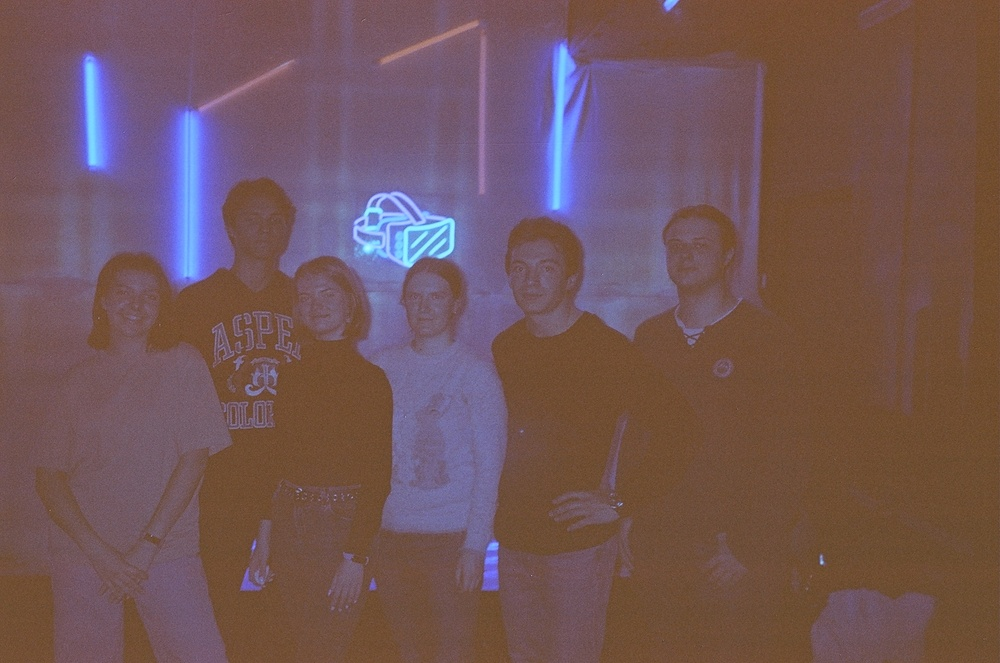
#> input picture 42750036.jpeg, 1000 x 663 px, shrunk from 1544 x 1024 before the run
$ jupyter execute 2.ipynb
#> lines starting #> are read from the running program, lines starting #| are printed output that depends on the picture; after the words box and inside, x2 and y2 are one past the last pixel; in counts of white or black regions, pixels touching at a corner belong together
Задание:

Выровнять интенсивность на фотографии. Использовать оператор Кэнни. Получить четкую границу в 1 пиксель.

Группа: КВБО-07-21

Выполнили: Бедняков И.В., Брацук А.С., Канаева П.К.

### Импорт библиотек

[cell 1]
import cv2
import numpy as np
import time
import matplotlib.pyplot as plt
import random

### Загрузка изображения

[cell 2]
image = cv2.imread("42750036.jpeg")
#> image is the input picture: shape (663, 1000, 3); mean B, G, R 89, 86.3, 114.1
image = cv2.GaussianBlur(image, (5,5), 0)

### Повышение контраста изображения

[cell 3]
def printHist(img):
    """
    Вывод гистограммы изображения.

    :param img: матрица цветного изображения

    """
    color = ('b', 'g', 'r')
    for i, col in enumerate(color):
        histr = cv2.calcHist([img], [i], None, [256], [0, 256])
        plt.plot(histr, color=col)
        plt.xlim([0, 256])
    plt.show()

def expendLayer(arr):
    """
    Повышение контраста монохромного изображения за счет компенсации интенсивности.

    :param arr: матрица монохромного изображения

    :return newarr: матрица изображения с компенсированной интенсивностью

    """
    hist = cv2.calcHist([arr], [0], None, [256], [0, 256])
    for i in range(len(hist)):
        if hist[i] >= 1:
            ymin = i
            break
    for i in range(255, 0, -1):
        if hist[i] >= 1:
            ymax = i
            break
    newarr = np.zeros(arr.shape, dtype="uint8")
    hist = cv2.calcHist([arr], [0], None, [256], [0, 256])
    for x in range(len(arr)):
        for y in range(len(arr[x])):
            newarr[x, y] = (arr[x, y]-ymin) * 255 / (ymax-ymin)
    return newarr

def expendRGB(image):
    """
    Повышение контраста цветного изображения за счет компенсации интенсивности.

    :param image: матрица цветного изображения

    :return merged_bgr: матрица изображения с компенсированной интенсивностью

    """
    (b, g, r) = cv2.split(image)
    merged_rgb = cv2.merge([r, g, b])
    printHist(image)
#> in printHist, `plt.show()`:
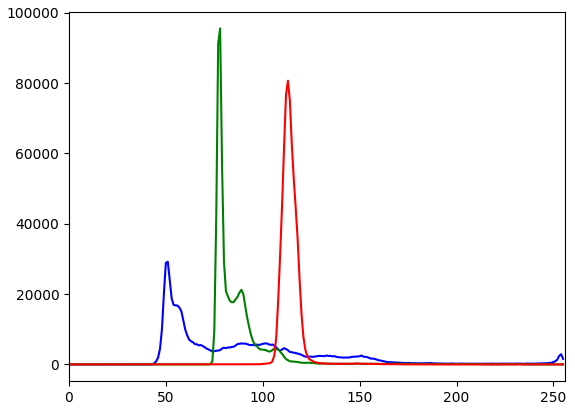
#> figure drawn by matplotlib, 1 panel; curve peaks at x = 51, y = 29203; curve peaks at x = 78, y = 95565; curve peaks at x = 113, y = 80685
    plt.imshow(merged_rgb); plt.show()
    b = expendLayer(b)
#> in expendLayer, `hist = cv2.calcHist([arr], [0], None, [256], [0, 256])`: hist = 256 values, max 29203 at index 51, min 0 at index 0, mean 2589.8
#> the loop in expendLayer, `for i in range(len(hist)):` made 43 passes
#> ymin on pass 43: 42
#> after the loop in expendLayer, `for x in range(len(arr)):`:
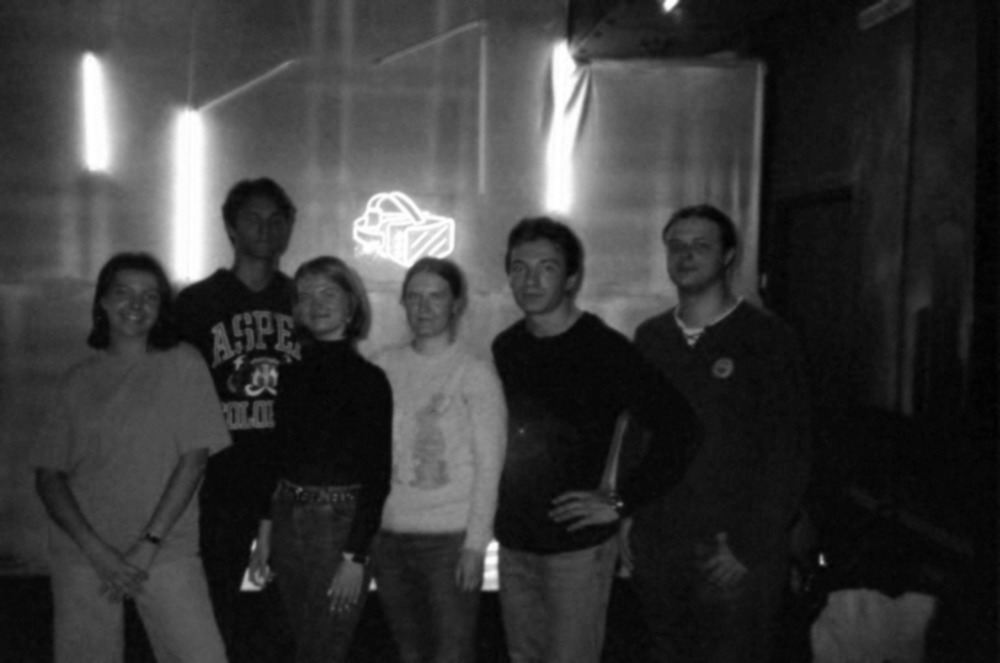
#> newarr: shape (663, 1000); min 0, max 255, mean 55.8
    g = expendLayer(g)
#> in expendLayer (call 2), `hist = cv2.calcHist([arr], [0], None, [256], [0, 256])`: hist = 256 values, max 95565 at index 78, min 0 at index 0, mean 2589.8
#> the loop in expendLayer (call 2), `for i in range(len(hist)):` made 73 passes
#> ymin on pass 73: 72
#> after the loop in expendLayer (call 2), `for x in range(len(arr)):`:
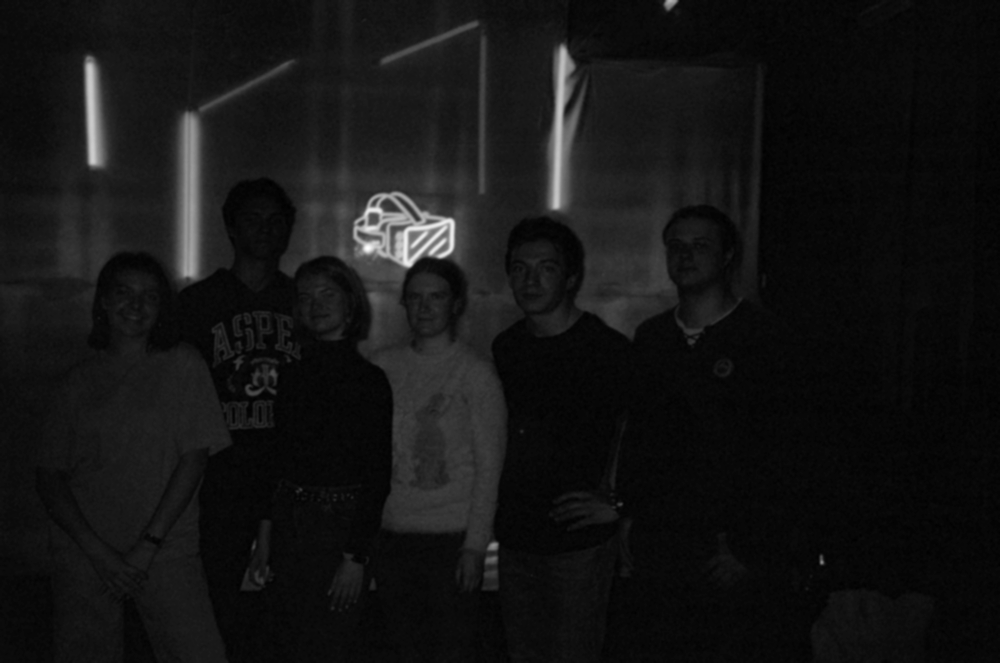
#> newarr: shape (663, 1000); min 0, max 255, mean 20.1
    r = expendLayer(r)
#> in expendLayer (call 3), `hist = cv2.calcHist([arr], [0], None, [256], [0, 256])`: hist = 256 values, max 80685 at index 113, min 0 at index 0, mean 2589.8
#> the loop in expendLayer (call 3), `for i in range(len(hist)):` made 95 passes
#> ymin on pass 95: 94
#> after the loop in expendLayer (call 3), `for x in range(len(arr)):`:
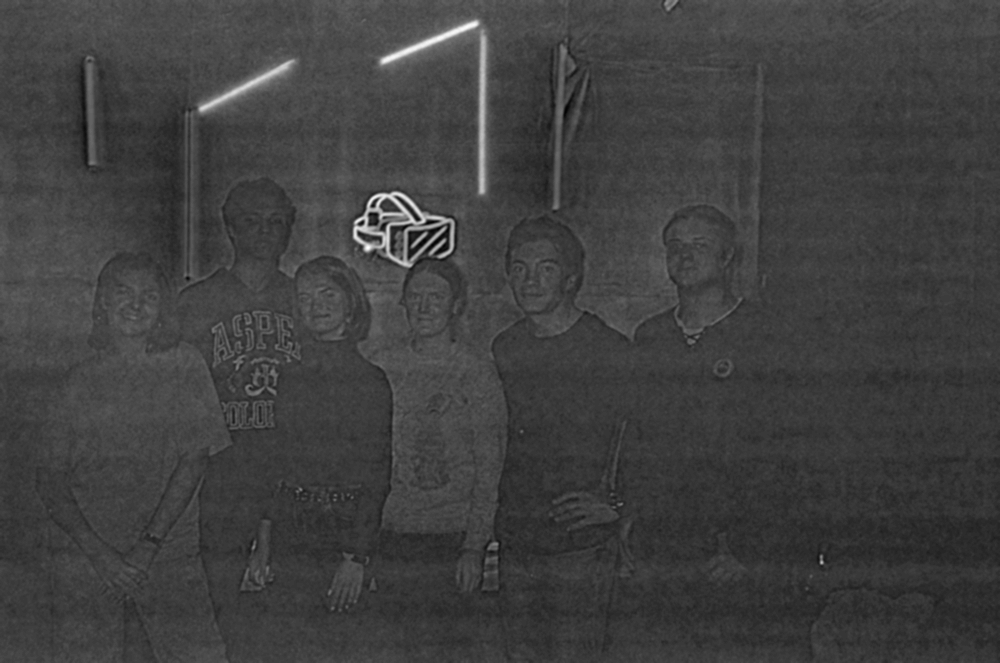
#> newarr: shape (663, 1000); min 0, max 255, mean 63.5
    merged_rgb = cv2.merge([r, g, b])
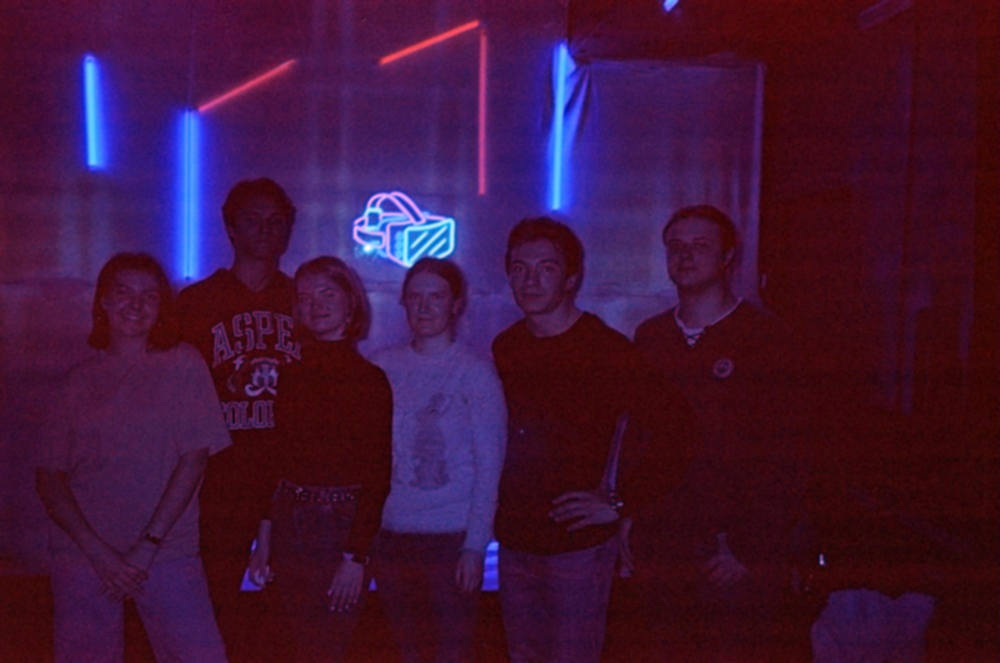
#> merged_rgb: shape (663, 1000, 3); mean R, G, B 63.5, 20.1, 55.8
    merged_bgr = cv2.merge([b, g, r])
    printHist(merged_bgr)
    cv2.imwrite("test_good.jpg", merged_bgr)
    plt.imshow(merged_rgb); plt.show()
    return merged_bgr

newImage = expendRGB(image)

### Обнаружение границ изображения

[cell 4]
blurImage = cv2.GaussianBlur(newImage, (7, 7), 0)
printHist(blurImage)
rgb = cv2.merge(cv2.split(blurImage)[::-1])
plt.imshow(rgb); plt.show()
gray = cv2.cvtColor(blurImage, cv2.COLOR_BGR2GRAY)
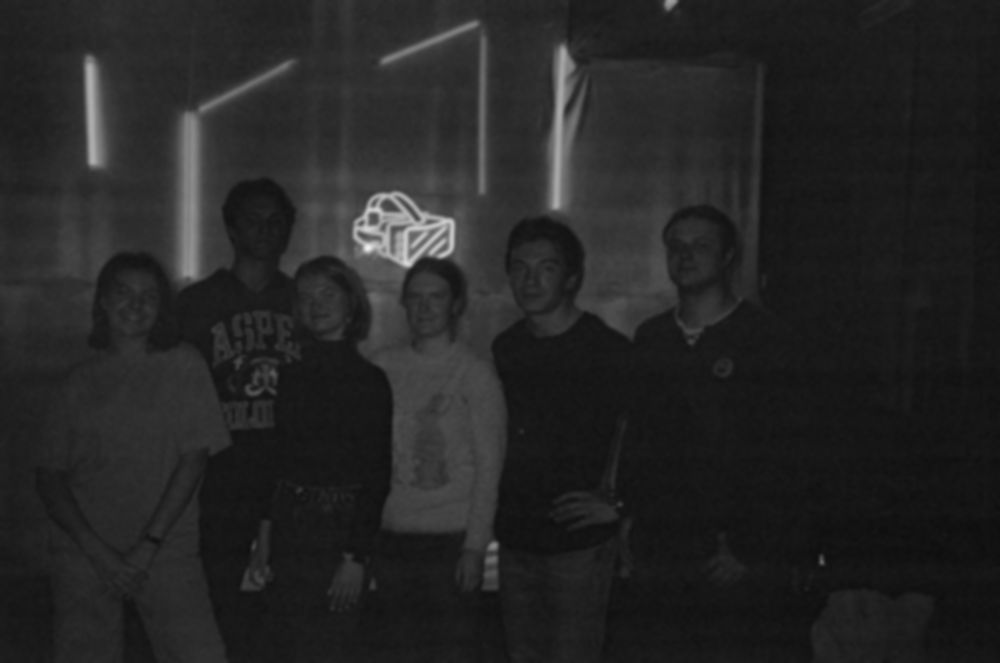
#> gray: shape (663, 1000); min 13, max 240, mean 37.1
t_lower = int(gray.mean() * 3.5 / 3)
#> t_lower = 43
t_upper = int(gray.mean() * 1.5 / 3)
#> t_upper = 18
edge = cv2.Canny(gray, t_lower, t_upper, L2gradient=True)
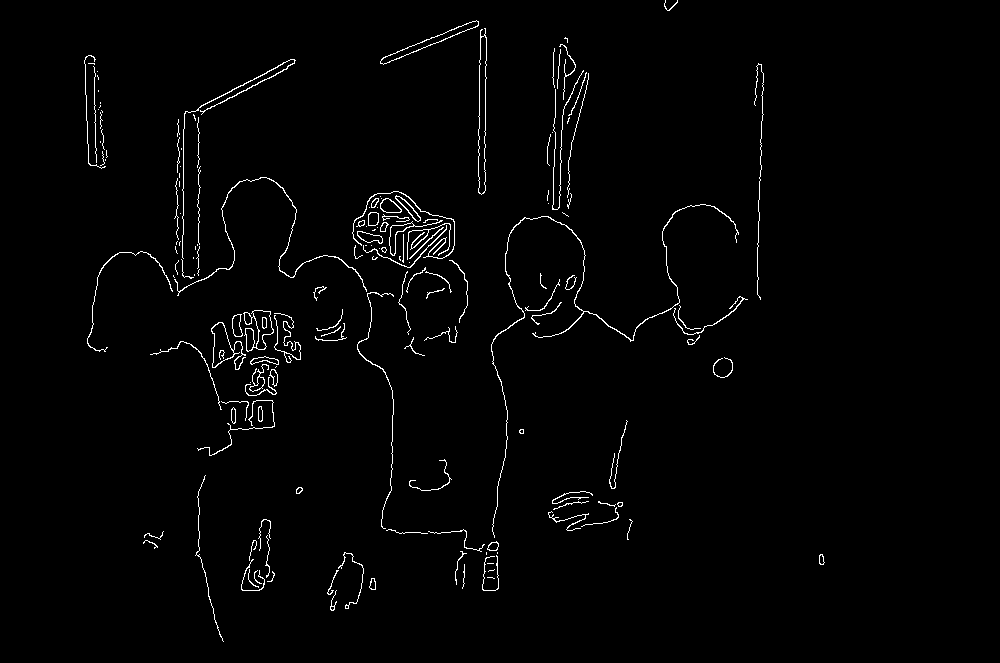
#> edge: shape (663, 1000); 1.6% white in thin lines or dots, all inside (x1, y1, x2, y2) = (84, 0, 825, 642)
cv2.imwrite("test_edge.jpg", edge)
plt.imshow(edge); plt.show()
